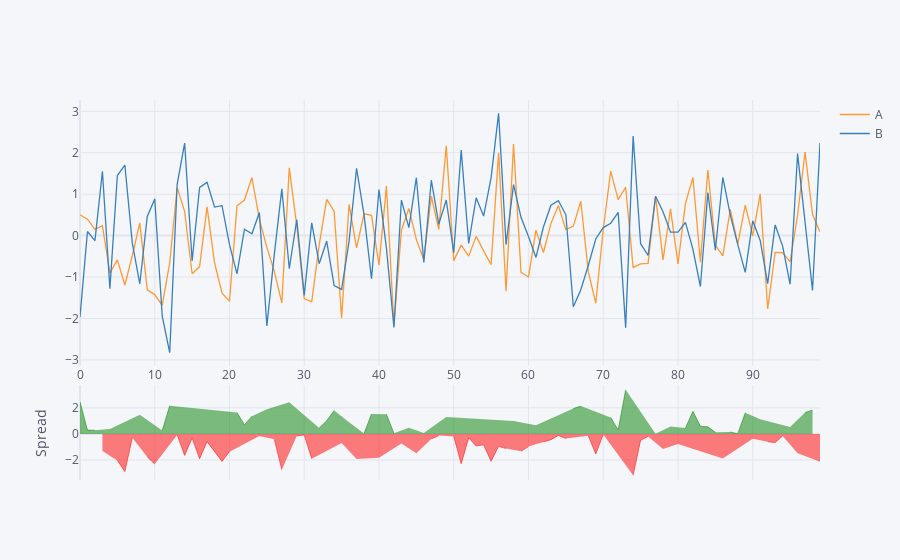

Notebook source saved alongside this figure:
### Markdown cell above
## Spread

### Code cell
df[['A','B']].iplot(kind='spread')

### Figure 1 — Plotly figure (JSON) as saved in the notebook; plotly's stock layout.template omitted (floating-point values rounded to 4 significant figures)
{"data": [{"line": {"color": "rgba(255, 153, 51, 1.0)", "dash": "solid", "shape": "linear", "width": 1.3}, "mode": "lines", "name": "A", "text": "", "type": "scatter", "x": [0, 1, 2, 3, 4, 5, 6, 7, 8, 9, 10, 11, 12, 13, 14, 15, 16, 17, 18, 19, 20, 21, 22, 23, 24, 25, 26, 27, 28, 29, 30, 31, 32, 33, 34, 35, 36, 37, 38, 39, 40, 41, 42, 43, 44, 45, 46, 47, 48, 49, 50, 51, 52, 53, 54, 55, 56, 57, 58, 59, 60, 61, 62, 63, 64, 65, 66, 67, 68, 69, 70, 71, 72, 73, 74, 75, 76, 77, 78, 79, 80, 81, 82, 83, 84, 85, 86, 87, 88, 89, 90, 91, 92, 93, 94, 95, 96, 97, 98, 99], "y": [0.5016, 0.3969, 0.1511, 0.238, -0.9065, -0.5858, -1.192, -0.4804, 0.3063, -1.311, -1.423, -1.684, -0.6597, 1.165, 0.5794, -0.9205, -0.7476, 0.6918, -0.6555, -1.39, -1.583, 0.7206, 0.86, 1.403, 0.4, -0.2836, -0.8645, -1.624, 1.636, 0.2322, -1.521, -1.596, -0.2247, 0.8753, 0.5909, -1.991, 0.7536, -0.2952, 0.5276, 0.4909, -0.713, 1.199, -2.172, 0.1295, 0.6578, -0.09448, -0.5825, 0.9538, 0.1492, 2.168, -0.6036, -0.2296, -0.4952, -0.01828, -0.3682, -0.7027, 1.997, -1.34, 2.213, -0.885, -0.9979, 0.1334, -0.4069, 0.2898, 0.7263, 0.1436, 0.2302, 0.8287, -0.8694, -1.629, 0.1483, 1.558, 0.8704, 1.167, -0.7682, -0.683, -0.6707, 0.9527, -0.5859, 0.6449, -0.6812, 0.776, 1.404, -0.6405, 1.585, -0.2284, -0.4874, 0.6356, -0.2043, 0.735, -0.006914, 1.007, -1.767, -0.4037, -0.4123, -0.6357, 0.4946, 2.016, 0.5075, 0.08948]}, {"line": {"color": "rgba(55, 128, 191, 1.0)", "dash": "solid", "shape": "linear", "width": 1.3}, "mode": "lines", "name": "B", "text": "", "type": "scatter", "x": [0, 1, 2, 3, 4, 5, 6, 7, 8, 9, 10, 11, 12, 13, 14, 15, 16, 17, 18, 19, 20, 21, 22, 23, 24, 25, 26, 27, 28, 29, 30, 31, 32, 33, 34, 35, 36, 37, 38, 39, 40, 41, 42, 43, 44, 45, 46, 47, 48, 49, 50, 51, 52, 53, 54, 55, 56, 57, 58, 59, 60, 61, 62, 63, 64, 65, 66, 67, 68, 69, 70, 71, 72, 73, 74, 75, 76, 77, 78, 79, 80, 81, 82, 83, 84, 85, 86, 87, 88, 89, 90, 91, 92, 93, 94, 95, 96, 97, 98, 99], "y": [-1.961, 0.09936, -0.1214, 1.555, -1.28, 1.45, 1.704, -0.1827, -1.163, 0.4632, 0.8859, -1.946, -2.826, 1.239, 2.233, -0.6139, 1.163, 1.285, 0.6878, 0.7236, -0.2185, -0.9214, 0.1537, 0.0449, 0.5591, -2.181, -0.4465, 1.129, -0.7997, 0.3875, -1.443, 0.3072, -0.6772, -0.1355, -1.204, -1.299, -0.1334, 1.625, 0.5015, -1.042, 1.112, -0.3094, -2.217, 0.8582, 0.1937, 1.398, -0.645, 1.337, 0.2794, 0.8595, -0.4132, 2.065, -0.1889, 0.9121, 0.4717, 1.4, 2.952, -0.2157, 1.23, 0.4407, -0.02207, -0.5269, 0.2073, 0.7334, 0.8443, 0.502, -1.717, -1.308, -0.7198, -0.08191, 0.1941, 0.2998, 0.5614, -2.224, 2.405, -0.195, -0.4799, 0.9496, 0.5748, 0.08321, 0.08592, 0.3187, -0.3316, -1.228, 1.041, -0.3528, 1.404, 0.4931, -0.2188, -0.8874, 0.3574, -0.118, -1.16, 0.2578, -0.2524, -1.176, 1.979, 0.3746, -1.326, 2.233]}, {"connectgaps": false, "fill": "tozeroy", "line": {"color": "green", "dash": "solid", "shape": "linear", "width": 0.5}, "mode": "lines", "name": "Spread", "showlegend": false, "type": "scatter", "x": [0, 1, 2, 3, 4, 5, 6, 7, 8, 9, 10, 11, 12, 13, 14, 15, 16, 17, 18, 19, 20, 21, 22, 23, 24, 25, 26, 27, 28, 29, 30, 31, 32, 33, 34, 35, 36, 37, 38, 39, 40, 41, 42, 43, 44, 45, 46, 47, 48, 49, 50, 51, 52, 53, 54, 55, 56, 57, 58, 59, 60, 61, 62, 63, 64, 65, 66, 67, 68, 69, 70, 71, 72, 73, 74, 75, 76, 77, 78, 79, 80, 81, 82, 83, 84, 85, 86, 87, 88, 89, 90, 91, 92, 93, 94, 95, 96, 97, 98, 99], "xaxis": "x2", "y": [2.463, 0.2976, 0.2725, "", 0.3738, "", "", "", 1.469, "", "", 0.262, 2.166, "", "", "", "", "", "", "", "", 1.642, 0.7063, 1.358, "", 1.898, "", "", 2.436, "", "", "", 0.4525, 1.011, 1.795, "", 0.887, "", 0.02611, 1.533, "", 1.509, 0.0454, "", 0.464, "", 0.06248, "", "", 1.308, "", "", "", "", "", "", "", "", 0.9832, "", "", 0.6603, "", "", "", "", 1.947, 2.137, "", "", "", 1.258, 0.309, 3.391, "", "", "", 0.003088, "", 0.5617, "", 0.4573, 1.736, 0.5876, 0.5434, 0.1244, "", 0.1425, 0.01448, 1.622, "", 1.125, "", "", "", 0.54, "", 1.641, 1.833, ""], "yaxis": "y2"}, {"connectgaps": false, "fill": "tozeroy", "line": {"color": "red", "dash": "solid", "shape": "linear", "width": 0.5}, "mode": "lines", "name": "Spread", "showlegend": false, "type": "scatter", "x": [0, 1, 2, 3, 4, 5, 6, 7, 8, 9, 10, 11, 12, 13, 14, 15, 16, 17, 18, 19, 20, 21, 22, 23, 24, 25, 26, 27, 28, 29, 30, 31, 32, 33, 34, 35, 36, 37, 38, 39, 40, 41, 42, 43, 44, 45, 46, 47, 48, 49, 50, 51, 52, 53, 54, 55, 56, 57, 58, 59, 60, 61, 62, 63, 64, 65, 66, 67, 68, 69, 70, 71, 72, 73, 74, 75, 76, 77, 78, 79, 80, 81, 82, 83, 84, 85, 86, 87, 88, 89, 90, 91, 92, 93, 94, 95, 96, 97, 98, 99], "xaxis": "x2", "y": ["", "", "", -1.317, "", -2.035, -2.896, -0.2977, "", -1.774, -2.309, "", "", -0.07435, -1.654, -0.3066, -1.911, -0.5929, -1.343, -2.114, -1.364, "", "", "", -0.1591, "", -0.418, -2.752, "", -0.1554, -0.07816, -1.903, "", "", "", -0.6915, "", -1.92, "", "", -1.825, "", "", -0.7286, "", -1.492, "", -0.3836, -0.1302, "", -0.1904, -2.295, -0.3063, -0.9304, -0.84, -2.102, -0.9553, -1.124, "", -1.326, -0.9758, "", -0.6142, -0.4436, -0.118, -0.3584, "", "", -0.1497, -1.547, -0.04578, "", "", "", -3.174, -0.4881, -0.1908, "", -1.161, "", -0.7671, "", "", "", "", "", -1.891, "", "", "", -0.3643, "", -0.6069, -0.6615, -0.1598, "", -1.484, "", "", -2.144], "yaxis": "y2"}], "layout": {"hovermode": "x", "legend": {"bgcolor": "#F5F6F9", "font": {"color": "#4D5663"}}, "paper_bgcolor": "#F5F6F9", "plot_bgcolor": "#F5F6F9", "title": {"font": {"color": "#4D5663"}}, "xaxis": {"gridcolor": "#E1E5ED", "showgrid": true, "tickfont": {"color": "#4D5663"}, "title": {"font": {"color": "#4D5663"}, "text": ""}, "zerolinecolor": "#E1E5ED"}, "xaxis2": {"anchor": "y2", "gridcolor": "#E1E5ED", "showgrid": true, "showticklabels": false, "tickfont": {"color": "#4D5663"}, "title": {"font": {"color": "#4D5663"}, "text": ""}, "zerolinecolor": "#E1E5ED"}, "yaxis": {"domain": [0.3, 1], "gridcolor": "#E1E5ED", "showgrid": true, "tickfont": {"color": "#4D5663"}, "title": {"font": {"color": "#4D5663"}, "text": ""}, "zerolinecolor": "#E1E5ED"}, "yaxis2": {"domain": [0, 0.25], "gridcolor": "#E1E5ED", "showgrid": true, "tickfont": {"color": "#4D5663"}, "title": {"font": {"color": "#4D5663"}, "text": "Spread"}, "zerolinecolor": "#E1E5ED"}}}
